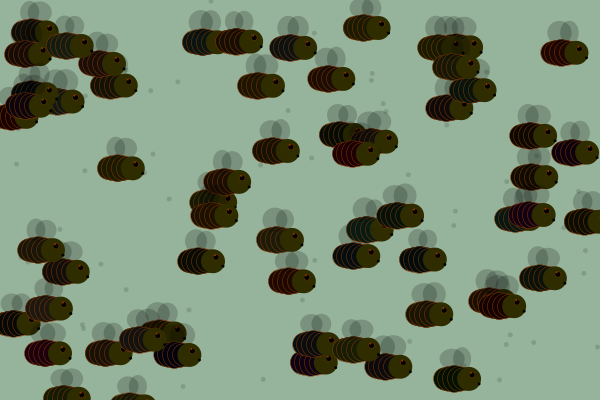
Frame 1 (no input)
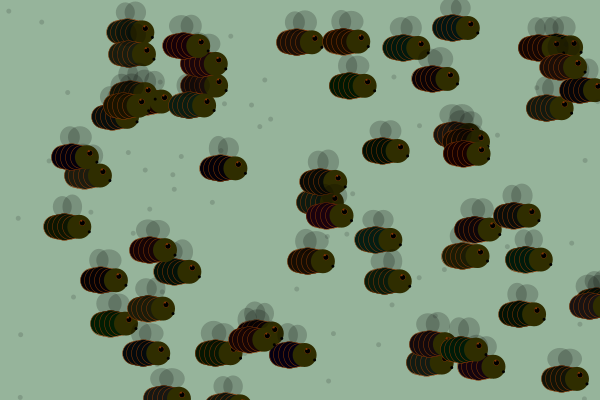
Frame 60 (the mouse pressed at the canvas centre just before this capture)
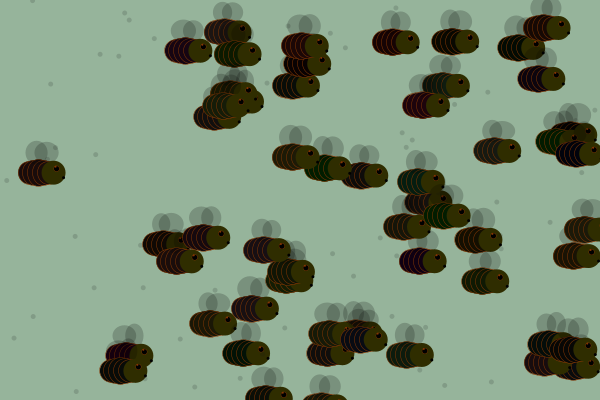
Frame 120 (the mouse held since frame 60 and released just before this capture)

The Processing sketch that drew these frames (run headless with seeded random() and noise(); from frame 60 on, the mouse is pressed at the canvas centre):

// Processing sketch: bug
// ── bug.pde
Drop myDrop = new Drop();
Drop a = new Drop();

Drop[] allthedrops = new Drop[60];
// initialize the Array for drops, but not the drops themselves. 

void setup () {
  size(600, 400);
  //noStroke();
  for (int i=0; i<allthedrops.length; i++) {
    //must initialize the drops
    allthedrops[i] = new Drop();
  }
  smooth();
}
void draw() {
  background(150, 180, 155);
  
  for (int i=0; i<allthedrops.length; i++) {
    allthedrops[i].display();
    allthedrops[i].move();
    fill(20, 20, 20, 40);
    ellipse(random(width), random(height), 5,5);
  }
  
  a.display();
  a.move();
  myDrop.display();
  myDrop.move();
}
// ── class.pde
class Drop {
  float xPosition;
  float yPosition;
  float ySpeed = 4;
  float dropWidth = 10;
  float dropHeight = 20;

  Drop() {
    xPosition = random( width);
    yPosition = random(0,height);
    ySpeed = random(1.5,2);
  
  }
  void display() {
    fill(0,0,0, 50);
    noStroke();
   ellipse(xPosition+10, yPosition, random(18,26),random(20,25));
 
   fill(random(0,30), random(0,30), random(0,20));
   stroke(132, 55, 3);
   strokeWeight(0.5);
   ellipse(xPosition-7, yPosition+20, 23, 23);
   ellipse(xPosition-3, yPosition+20, 23, 25);
   ellipse(xPosition+2, yPosition+20, 23, 27);
   ellipse(xPosition+7, yPosition+20, 23, 25);
   ellipse(xPosition+12, yPosition+20, 23, 23);
   fill(0,0,0, 50);
   noStroke();
   ellipse(xPosition, yPosition, random(18,26),random(20,25));
    fill(47, 45, 0);
   noStroke();
   ellipse(xPosition+17, yPosition+20, 24, 24);
   
      fill(132, 55, 3);
   noStroke();
   ellipse(xPosition+20, yPosition+16, 6, 6);
   fill(0);
   noStroke();
   ellipse(xPosition+20, yPosition+16, 5.3, 5.3);
   fill(132, 55, 3);
   noStroke();
   ellipse(xPosition+19, yPosition+14, 2, 2);
    fill(0);
   noStroke();
   ellipse(xPosition+27, yPosition+25, 3, 3);
  }
  void move() {
    xPosition += ySpeed;


    if (xPosition > width) {
      //reset at top
      xPosition = 0;
      yPosition = random(width);
      ySpeed = random(3, 6);
    }
    
    //   if (yPosition > yPosition) {
    //  yPosition -= 4;
    //}
    
    
  }
}
